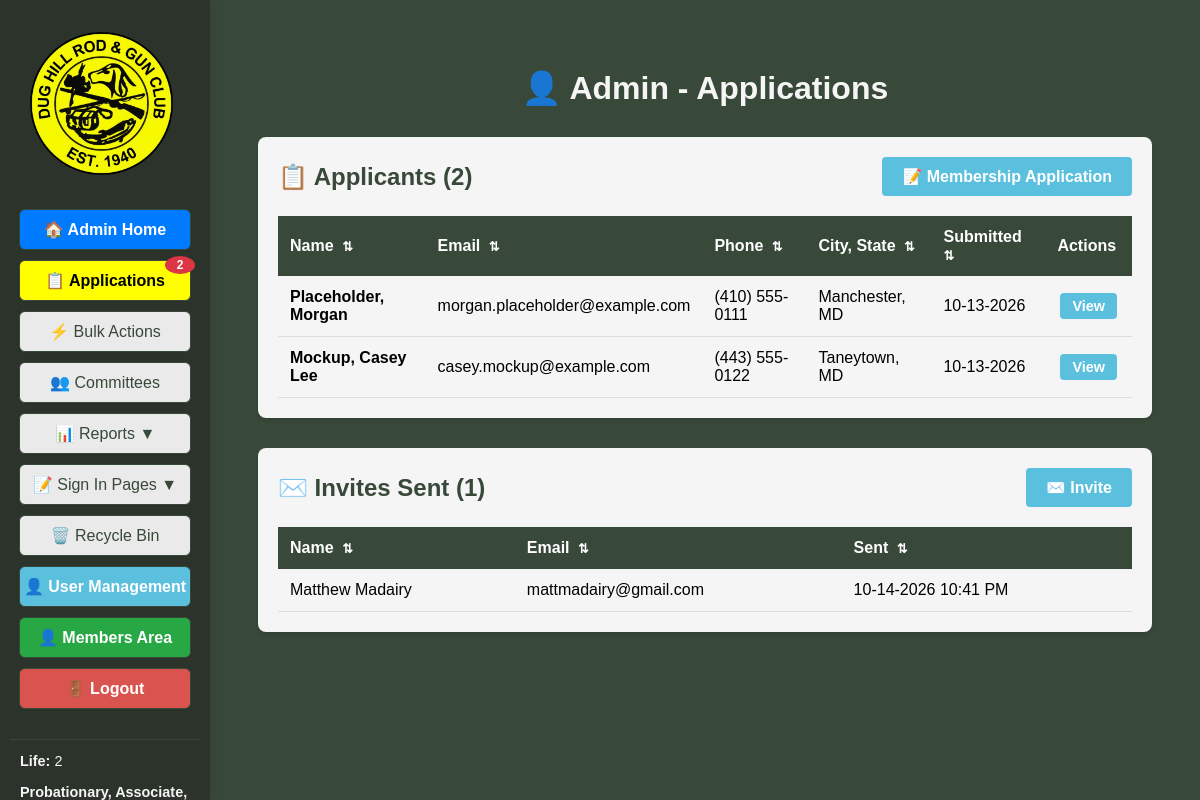
The page /admin/applications (signed in) on the database its author committed.
### tables this page shows
CREATE TABLE applications (
                id INTEGER PRIMARY KEY AUTOINCREMENT,
                first_name TEXT NOT NULL,
                middle_name TEXT,
                last_name TEXT NOT NULL,
                suffix TEXT,
                nickname TEXT,
                sex TEXT,
                dob TEXT,
                email TEXT,
                email2 TEXT,
                phone TEXT,
                phone2 TEXT,
                address TEXT,
                city TEXT,
                state TEXT,
                zip TEXT,
                sponsor TEXT,
                hql TEXT,
                carry_permit TEXT,
                hunters_education TEXT,
                felony_conviction TEXT,
                felony_details TEXT,
                inactive_docket TEXT,
                inactive_docket_details TEXT,
                restraining_order TEXT,
                restraining_order_details TEXT,
                firearm_legal TEXT,
                firearm_legal_details TEXT,
                payment_confirmed TEXT,
                waiver_agreed TEXT,
                status TEXT DEFAULT 'pending',
                submitted_at TEXT NOT NULL,
                reviewed_at TEXT,
                reviewed_by INTEGER,
                notes TEXT,
                FOREIGN KEY (reviewed_by) REFERENCES users(id)
            );

### DH_DB_Webapp/app.py (the view)
@app.route('/admin/applications', methods=['GET'])
@login_required
@admin_required
def admin_applications():
	applications = database.get_all_applications(status='pending')
	invites = []
	for entry in database.get_audit_entries_by_action('application_invite'):
		match = re.fullmatch(r'(.*) <([^<>]+)>', entry['target_user'] or '')
		name, invite_email = match.groups() if match else (entry['target_user'] or '', '')
		sent_at = entry['timestamp']
		try:
			sent_at = json.loads(entry['details'])['sent_at']
		except (TypeError, ValueError, KeyError):
			pass
		sort_key = 0
		try:
			sent_dt = datetime.datetime.fromisoformat(sent_at)
			sent_at = sent_dt.strftime('%m-%d-%Y %I:%M %p')
			sort_key = (sent_dt if sent_dt.tzinfo else TIMEZONE.localize(sent_dt)).timestamp()
		except (TypeError, ValueError):
			pass
		invites.append({'name': name, 'email': invite_email, 'sent_at': sent_at, 'sort_key': sort_key})
	member_stats = get_member_stats()
	pending_applications = get_pending_application_count()
	return render_template('admin_applications.html', applications=applications, invites=invites, active_page='admin_applications', member_stats=member_stats, pending_applications=pending_applications)

### DH_DB_Webapp/app.py (called while the page is built)
def register_context_processors(app):
	@app.context_processor
	def inject_applications():
		try:
			from flask_login import current_user
			import database
			if current_user.is_authenticated and current_user.is_admin_or_bdfl():
				applications = database.get_all_applications(status='pending')
			else:
				applications = []
		except Exception:
			applications = []
		return dict(applications=applications)

@app.before_request
def exempt_csrf_for_event_signin():
    if request.endpoint == 'event_signin_submit':
        g.csrf_validated = True

@login_manager.user_loader
def load_user(user_id):
    user_data = database.get_user_by_id(int(user_id))
    if user_data:
        try:
            role = user_data['role']
        except (KeyError, IndexError):
            role = 'User'
        try:
            must_change_password = bool(user_data['must_change_password'])
        except (KeyError, IndexError):
            must_change_password = False
        return User(
            id=user_data['id'],
            username=user_data['username'],
            email=user_data['email'],
            role=role,
            is_active=bool(user_data['is_active']),
            must_change_password=must_change_password
        )
    return None

def get_member_stats():
	all_members = database.get_all_members()
	life_count = len([m for m in all_members if m['membership_type'] == 'Life'])
	voting_count = len([m for m in all_members if m['membership_type'] in ['Probationary', 'Associate', 'Active']])
	total_count = len(all_members)
	return {
		'life_members': life_count,
		'voting_members': voting_count,
		'total_members': total_count
	}

def get_pending_application_count():
	try:
		applications = database.get_all_applications(status='pending')
		return len(applications)
	except:
		return 0

@app.after_request
def set_security_headers(response):
	response.headers['X-Content-Type-Options'] = 'nosniff'
	response.headers['X-Frame-Options'] = 'DENY'
	response.headers['X-XSS-Protection'] = '1; mode=block'
	response.headers['Strict-Transport-Security'] = 'max-age=31536000; includeSubDomains'
	response.headers['Content-Security-Policy'] = (
		"default-src 'self'; style-src 'self' 'unsafe-inline'; "
		"script-src 'self' 'unsafe-inline' https://js.stripe.com; "
		"frame-src https://js.stripe.com; connect-src 'self' https://api.stripe.com"
	)
	return response

    @property
    def is_active(self):
        return self._is_active

### DH_DB_Webapp/templates/admin_applications.html (shortened to what this page needs)
<!DOCTYPE html>
<html>
<head>
</head>
<body style="background-color:#384839; font-family:Arial, Helvetica, sans-serif;">
	<div style="display:flex; flex-direction:row;">
        <div style="position:fixed; top:0; left:0; height:100vh; width:210px; background-color:#2c332b; display:flex; flex-direction:column; align-items:center; padding-top:120px; padding-bottom:48px; box-sizing:border-box; z-index:100; box-shadow:2px 0 8px rgba(0,0,0,0.08); overflow-y:auto;">
            <img src="{{ url_for('static', filename='Main_Logo-removebg-preview.png') }}" alt="Main Logo" style="height:143px; margin-top:-88px; margin-left:-8px; margin-bottom:34px;">
            <a href="{{ url_for('admin_dashboard') }}" style="width:170px; display:inline-block; padding:10px 0; margin-bottom:10px; border-radius:6px; border:1px solid #384839; background-color:#007bff; color:#ffffff; text-decoration:none; font-weight:bold; font-size:1em; font-family:Arial, Helvetica, sans-serif; box-shadow:0 1px 2px rgba(0,0,0,0.04); text-align:center;">🏠 Admin Home</a>
            {% if current_user.is_admin_or_bdfl() %}
            <a href="{{ url_for('admin_applications') }}" class="{{ 'active-menu' if active_page == 'admin_applications' else '' }}" style="width:170px; display:inline-block; padding:10px 0; margin-bottom:10px; border-radius:6px; border:1px solid #384839; background-color:#eaeaea; color:#384839; text-decoration:none; font-weight:{{ 'bold' if active_page == 'admin_applications' else 'normal' }}; font-size:1em; font-family:Arial, Helvetica, sans-serif; box-shadow:0 1px 2px rgba(0,0,0,0.04); text-align:center; position:relative;">📋 Applications{% if pending_applications > 0 %}<span style="position:absolute; top:-5px; right:-5px; background-color:#dc3545; color:white; border-radius:50%; padding:2px 6px; font-size:0.75em; font-weight:bold; min-width:18px; text-align:center;">{{ pending_applications }}</span>{% endif %}</a>
            {% endif %}
            <a href="{{ url_for('bulk_actions') }}" class="{{ 'active-menu' if active_page == 'bulk_actions' else '' }}" style="width:170px; display:inline-block; padding:10px 0; margin-bottom:10px; border-radius:6px; border:1px solid #384839; background-color:#eaeaea; color:#384839; text-decoration:none; font-weight:{{ 'bold' if active_page == 'bulk_actions' else 'normal' }}; font-size:1em; font-family:Arial, Helvetica, sans-serif; box-shadow:0 1px 2px rgba(0,0,0,0.04); text-align:center;">⚡ Bulk Actions</a>
            <a href="{{ url_for('committees') }}" class="{{ 'active-menu' if active_page == 'committees' else '' }}" style="width:170px; display:inline-block; padding:10px 0; margin-bottom:10px; border-radius:6px; border:1px solid #384839; background-color:#eaeaea; color:#384839; text-decoration:none; font-weight:{{ 'bold' if active_page == 'committees' else 'normal' }}; font-size:1em; font-family:Arial, Helvetica, sans-serif; box-shadow:0 1px 2px rgba(0,0,0,0.04); text-align:center;">👥 Committees</a>
            <div class="menu-toggle" onclick="toggleSubmenu()" style="width:170px; display:inline-block; padding:10px 0; margin-bottom:10px; border-radius:6px; border:1px solid #384839; background-color:#eaeaea; color:#384839; text-decoration:none; font-weight:normal; font-size:1em; font-family:Arial, Helvetica, sans-serif; box-shadow:0 1px 2px rgba(0,0,0,0.04); text-align:center;">
                📊 Reports <span id="submenu-arrow">▼</span>
            </div>
            <div class="menu-toggle" onclick="toggleSignInSubmenu()" style="width:170px; display:inline-block; padding:10px 0; margin-bottom:10px; border-radius:6px; border:1px solid #384839; background-color:#eaeaea; color:#384839; text-decoration:none; font-weight:normal; font-size:1em; font-family:Arial, Helvetica, sans-serif; box-shadow:0 1px 2px rgba(0,0,0,0.04); text-align:center; cursor:pointer;">
                📝 Sign In Pages <span id="signin-submenu-arrow">▼</span>
            </div>
            <a href="{{ url_for('recycle_bin') }}" class="{{ 'active-menu' if active_page == 'recycle_bin' else '' }}" style="width:170px; display:inline-block; padding:10px 0; margin-bottom:10px; border-radius:6px; border:1px solid #384839; background-color:#eaeaea; color:#384839; text-decoration:none; font-weight:{{ 'bold' if active_page == 'recycle_bin' else 'normal' }}; font-size:1em; font-family:Arial, Helvetica, sans-serif; box-shadow:0 1px 2px rgba(0,0,0,0.04); text-align:center;">🗑️ Recycle Bin</a>
            {% if current_user.is_admin_or_bdfl() %}
            <a href="{{ url_for('admin_users') }}" class="{{ 'active-menu' if active_page == 'admin_users' else '' }}" style="width:170px; display:inline-block; padding:10px 0; margin-bottom:10px; border-radius:6px; border:1px solid #384839; background-color:{{ '#5bc0de' if active_page != 'admin_users' else 'rgb(255,255,0)' }}; color:{{ '#ffffff' if active_page != 'admin_users' else '#000000' }}; text-decoration:none; font-weight:bold; font-size:1em; font-family:Arial, Helvetica, sans-serif; box-shadow:0 1px 2px rgba(0,0,0,0.04); text-align:center; position:relative;">
                <span style="display: flex; align-items: center; width: 100%; justify-content: center; text-align: center;">
                    <span style="display:inline-block; vertical-align:middle;">👤 User Management</span>
                </span>
            </a>
            {% endif %}
            <a href="{{ url_for('member_dashboard') }}" style="width:170px; display:inline-block; padding:10px 0; margin-bottom:10px; border-radius:6px; border:1px solid #384839; background-color:#28a745; color:#ffffff; text-decoration:none; font-weight:bold; font-size:1em; font-family:Arial, Helvetica, sans-serif; box-shadow:0 1px 2px rgba(0,0,0,0.04); text-align:center;">👤 Members Area</a>
            <a href="{{ url_for('logout') }}" style="width:170px; display:inline-block; padding:10px 0; margin-bottom:10px; border-radius:6px; border:1px solid #384839; background-color:#d9534f; color:#ffffff; text-decoration:none; font-weight:bold; font-size:1em; font-family:Arial, Helvetica, sans-serif; box-shadow:0 1px 2px rgba(0,0,0,0.04); text-align:center;">🚪 Logout</a>
            <div style="width:170px; margin-top:20px; padding:10px; border-top:1px solid #384839;">
                <div style="color:#f5f5f5; font-size:0.9em; line-height:1.6; text-align:left;">
                    <div style="margin-bottom:8px;"><strong>Life:</strong> {{ member_stats.life_members }}</div>
                    <div style="margin-bottom:8px;"><strong>Probationary, Associate, & Active:</strong> {{ member_stats.voting_members }}</div>
                </div>
            </div>
        </div>
		<div style="flex:1; margin-left:210px; padding:40px;">
			<h1 style="color:#f5f5f5; text-align:center; margin-bottom:30px;">👤 Admin - Applications</h1>
			<div class="user-table" data-table-id="applicants-table">
				<div style="display:flex; justify-content:space-between; align-items:center; margin-bottom:20px;">
					<h2 style="color:#384839; margin:0;">📋 Applicants ({{ applications|length }})</h2>
					<a href="{{ url_for('membership_application') }}" target="_blank" class="btn-add" style="text-decoration:none; display:inline-block;">📝 Membership Application</a>
				</div>
				{% if applications %}
				<table>
					<thead>
						<tr>
							<th>Name</th>
							<th>Email</th>
							<th>Phone</th>
							<th>City, State</th>
							<th>Submitted</th>
							<th class="not-sortable">Actions</th>
						</tr>
					</thead>
					<tbody>
						{% for app in applications %}
						<tr>
							<td><strong>{{ app.last_name }}{% if app.suffix %}, {{ app.suffix }}{% endif %}, {{ app.first_name }}{% if app.middle_name %} {{ app.middle_name }}{% endif %}</strong></td>
							<td>{{ app.email }}</td>
							<td>{{ app.phone }}</td>
							<td>{{ app.city }}, {{ app.state }}</td>
							<td>{{ app.submitted_at[5:7] }}-{{ app.submitted_at[8:10] }}-{{ app.submitted_at[:4] }}</td>
							<td>
								<button onclick="viewApplication({{ app.id }})" class="btn-action btn-edit">View</button>
							</td>
						</tr>
						{% endfor %}
					</tbody>
				</table>
				{% else %}
				<div style="padding:20px; text-align:center; color:#666;">
					<p>No pending applications at this time.</p>
				</div>
				{% endif %}
			</div>
			<div class="user-table" data-table-id="invites-table" style="margin-top:30px;">
				<div style="display:flex; justify-content:space-between; align-items:center; margin-bottom:20px;">
					<h2 style="color:#384839; margin:0;">✉️ Invites Sent ({{ invites|length }})</h2>
					<button type="button" class="btn-add" onclick="openInviteModal()">✉️ Invite</button>
				</div>
				{% if invites %}
				<table>
					<thead>
						<tr>
							<th>Name</th>
							<th>Email</th>
							<th>Sent</th>
						</tr>
					</thead>
					<tbody>
						{% for invite in invites %}
						<tr>
							<td>{{ invite.name }}</td>
							<td>{{ invite.email }}</td>
							<td data-sort="{{ invite.sort_key }}">{{ invite.sent_at }}</td>
						</tr>
						{% endfor %}
					</tbody>
				</table>
				{% else %}
				<div style="padding:20px; text-align:center; color:#666;">
					<p>No invites have been sent yet.</p>
				</div>
				{% endif %}
			</div>
		</div>
	</div>
</body>
</html>

### DH_DB_Webapp/templates/admin_applications.html (style rules this page uses)
.active-menu { background-color: rgb(255,255,0) !important; color: #000000 !important; }
.menu-toggle { cursor: pointer; user-select: none; }
.user-table { background-color: #f5f5f5; border-radius: 8px; padding: 20px; box-shadow: 0 2px 4px rgba(0,0,0,0.1); }
.user-table table { width: 100%; border-collapse: collapse; }
.user-table th { background-color: #384839; color: white; padding: 12px; text-align: left; font-weight: bold; cursor: pointer; user-select: none; position: relative; }
.user-table th:not(.not-sortable) { cursor: pointer; }
.user-table th:not(.not-sortable)::after { content: ' ⇅'; font-size: 0.8em; margin-left: 5px; }
.user-table td { padding: 12px; border-bottom: 1px solid #ddd; }
.btn-add { padding: 10px 20px; background-color: #5bc0de; color: white; border: none; border-radius: 4px; font-size: 1em; font-weight: bold; cursor: pointer; }
.btn-action { padding: 5px 12px; margin: 0 3px; border: none; border-radius: 4px; font-size: 0.9em; font-weight: bold; cursor: pointer; color: white; }
.btn-edit { background-color: #5bc0de; }

### rows shown on the page
applications: last_name "Placeholder", first_name "Morgan", email "morgan.placeholder@example.com", phone "(410) 555-0111", city "Manchester", state "MD", submitted_at "10", submitted_at "13", submitted_at "2026"
applications: last_name "Mockup", first_name "Casey", middle_name "Lee", email "casey.mockup@example.com", phone "(443) 555-0122", city "Taneytown", state "MD", submitted_at "10", submitted_at "13", submitted_at "2026"

### other values the page prints
{{ pending_applications }} "2"
{{ member_stats.life_members }} "2"
{{ applications|length }} "2"
{{ invites|length }} "1"
{{ invite.name }} "Matthew Madairy"
{{ invite.email }} "mattmadairy@gmail.com"
{{ invite.sent_at }} "10-14-2026 10:41 PM"
